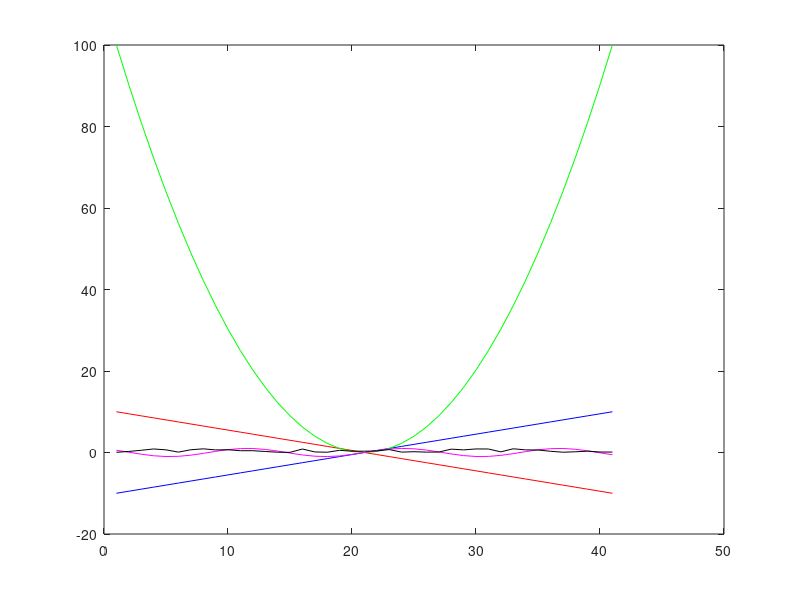

Here is the MATLAB script that generated this plot: (Note: this script raises an error after producing the figure.)
%% MSPR 3 homework
%% Exercise 2

load cloud.mat

% projection onto the x-y plane
XY = [1 0 0; 0 1 0; 0 0 0];
Pxy = XY * X;

% projection onto the y-z plane
YZ = [0 0 0; 0 1 0; 0 0 1];
Pyz = YZ * X;

% projection onto the subplane spanned by a+b
a = [1; 1; 0];
b = [0; 1; 1];
A = [a b];

P = A*inv(A'*A)*A';
size(P);
% since P has size 3x3 we can multiply it with X
Pp = P * X;

t1 = sum(norm(Pxy).^2)/sum(norm(X).^2);
t2 = sum(norm(Pyz).^2)/sum(norm(X).^2);
t3 = sum(norm(Pp).^2)/sum(norm(X).^2);

% the third projection onto the plane spanned by a+b vectors is the better
% one because it reflects the spreadness of the original data set (t3 is
% the closest to 1)

%% Exercise 3

A = [3/2 -1/2; -1/2 3/2];
[V,D] = eig(A);
% the columns of V are the corresponding right eigenvectors, so that A * V =
% V * D
% the diagonal matrix D contains the eigenvalues

%% Exercise 4

% generate the grid of x values
x = -10:0.5:10;

% generate the matrix and fill the rows with different functions of x
X = x;
X(2,:) = x;
X(3,:) = -x;
X(4,:) = x.^2;
X(5,:) = sin(x);
X(6,:) = rand(1, size(x,2));

% plot all the functions
figure;
plot(X(2,:), 'b'); hold on;
plot(X(3,:), 'r'); hold on;
plot(X(4,:), 'g'); hold on;
plot(X(5,:), 'm'); hold on;
plot(X(6,:), 'k'); hold on;

%Pearson correlation coefficients
r = corr(X')
% as shown in the Pearson correlation table, the first two functions have a
% strong correlation owing to they are the same one. However, the third one
% has an inverse correlation since the function gives clearly opposite
% values. There's no correlation between f(x) = x^2 and the all the
% other ones and a weak correlation between f(x) = sin(x) and the all the
% other ones. We finally can notice how there's a weak and changing
% correlation for the last function and that's due to the randomic nature
% of that one.


%% Exercise 5

fid = fopen('adult.data.txt');
data = textscan(fid, '%f%s%f%s%f%s%s%s%s%s%f%f%f%s%s',...
    'delimiter', ',');
fclose(fid);


% convert categorical variables into numerical ones
s1 = 'Male';
s2 = '>50K';
data{10} = strcmp(data{10}, s1);
data{15} = strcmp(data{15}, s2);

X = [data{1}, data{5}, data{10}, data{11}, data{12}, data{13}, data{15}];

%% 5a
% correlation over the 7 features

r = corr(X)

% discussion: in order to predict the income the second function is the
% best suited since it has the higher correlation value for the income
% function.










